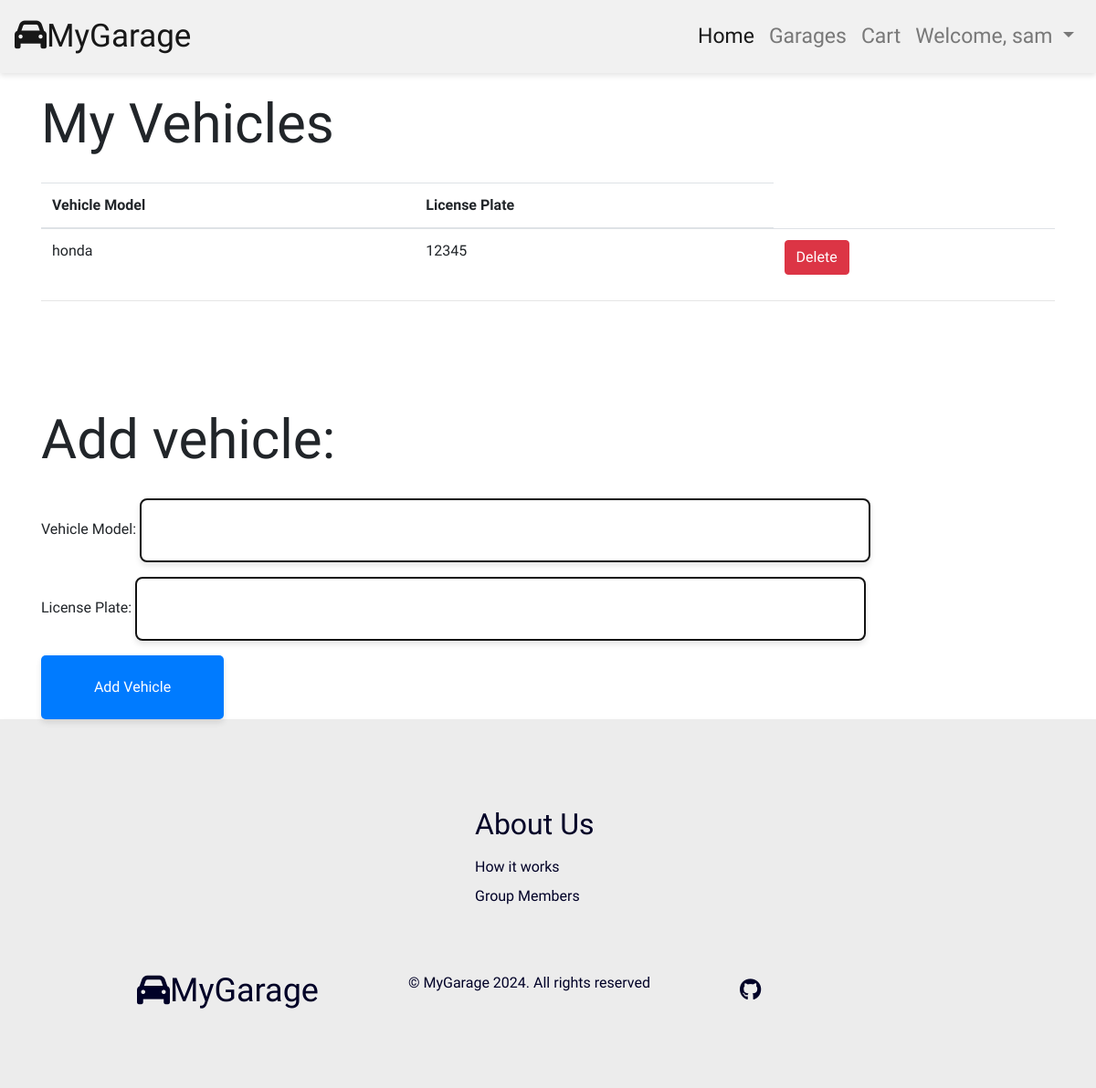
The page /vehicles (signed in) on the database its author committed.
### models.py (models this page shows)
class User(Base, UserMixin):
    __tablename__ = "users"
    id = Column(Integer, primary_key=True)
    email = Column(String(50), unique=True)
    username = Column(String(20), unique=True)
    password = Column(String(256), unique=True)
    reserved = Column(Integer, default=-1)
    vehicles = relationship("Vehicle", back_populates="owner")

class Vehicle(Base):
    __tablename__ = "vehicles"
    id = Column(Integer, primary_key=True)
    vehicle_model = Column(String(20))
    license_plate = Column(String(100))
    user_id = Column(Integer, ForeignKey('users.id'))
    owner = relationship("User", back_populates="vehicles")

### app.py (the view, shortened to what this page needs)
@app.route('/vehicles', methods=['GET', 'POST'])
def vehicles():
    if request.method == 'GET':
        if 'delete_vehicle_id' in request.args:
            vehicle_id = int(request.args['delete_vehicle_id'])
            if Vehicles.deleteVehicle(vehicle_id):
                return redirect(url_for('vehicles'))
            else:
                return "Vehicle not found"
    vehicles = Vehicles.getAllVehicles()
    return render_template('view_vehicles.html', vehicles=vehicles)

### app.py (called while the page is built)
@app.context_processor
def inject_user():
    return dict(current_user=current_user)

@login_manager.user_loader
def load_user(user_id):
    return Users.getUserById(user_id)

### models.py (called while the page is built)
    def getUserById(id):
        usr = session.query(User).get(id)
        return usr

    def getAllVehicles():
        vehicles = session.query(Vehicle).all()
        vehicles_as_dict = [vehicle.__dict__ for vehicle in vehicles]
        return vehicles_as_dict

### templates/view_vehicles.html (shortened to what this page needs)
{% extends 'base.html' %}
{% block content %}
<div class="container">
    <h1>My Vehicles</h1>
    <table class="table">
        <thead>
            <tr>
                <th>Vehicle Model</th>
                <th>License Plate</th>
            </tr>
        </thead>
        <tbody>
            {% for vehicle in vehicles %}
            <tr>
                <td>{{ vehicle.vehicle_model }}</td>
                <td>{{ vehicle.license_plate }}</td>
                <td>
                    <a href="/vehicles?delete_vehicle_id={{ vehicle.id }}" class="btn btn-danger">Delete</a>
                </td>
            </tr>
            {% endfor %}
        </tbody>
    </table>
    <hr>
    <h1>Add vehicle:</h1>
    <form action="/vehicles" method="POST">
        <div class="form-group">
            <label for="vehicle_model">Vehicle Model:</label>
            <input type="text" class="form-control" id="vehicle_model" name="vehicle_model" required>
        </div>
        <div class="form-group">
            <label for="license_plate">License Plate:</label>
            <input type="text" class="form-control" id="license_plate" name="license_plate" required>
        </div>
        <button type="submit" class="btn btn-primary">Add Vehicle</button>
    </form>
</div>
{% endblock %}

### templates/base.html (shortened to what this page needs)
<!DOCTYPE html>
<html lang="en">
<head>
    <link rel="stylesheet" href="https://maxcdn.bootstrapcdn.com/bootstrap/4.0.0/css/bootstrap.min.css">
    <link rel="stylesheet" href="/static/css/style.css">
    <link rel="stylesheet" href="https://stackpath.bootstrapcdn.com/bootstrap/4.5.2/css/bootstrap.min.css">
</head>
<body>
  <header>
      <nav class="navbar fixed-top navbar-expand-lg navbar-light">
        <a class="navbar-brand" href="/" style="font-size: 35px;"><i class="fa-solid fa-car"></i>MyGarage</a>
        <div class="collapse navbar-collapse justify-content-end" id="navbarNavDropdown">
          <ul class="navbar-nav">
            <li class="nav-item active">
              <a class="nav-link" href="/" style="font-size: 23px;">Home <span class="sr-only">(current)</span></a>
            </li>
            <li class="nav-item">
              <a class="nav-link" href="/allgarages" style="font-size: 23px;">Garages</a>
            </li>
            <li class="nav-item">
              <a class="nav-link" href="/cart" style="font-size: 23px;">Cart</a>
            </li>
            {% if current_user.is_authenticated %}
            <li class="nav-item dropdown">
              <a class="nav-link dropdown-toggle" href="#" id="navbarDropdownMenuLink" role="button" data-toggle="dropdown" aria-haspopup="true" aria-expanded="false" style="font-size: 23px;">
                Welcome, {{ current_user.username }}
              </a>
            </li>
            {% endif %}
          </ul>
        </div>
      </nav>
    </header>
  {% block content %}
  {% endblock %}
<footer>
  <div class="footer__container">
      <div class="footer__links">
          <div class="footer__links--wrapper">
              <div class="footer__link--items">
                  <h2>About Us</h2>
                  <a href="/">How it works</a>
                  <a href="/">Group Members</a>
              </div>
          </div>
      </div>
      <div class="social__media">
          <div class="social__media--wrap">
              <div class="footer__logo">
                  <a href="/" id="footer__logo"><i class="fas fa-car"></i>MyGarage</a>
              </div>
              <p class="website__rights">© MyGarage 2024. All rights reserved</p>
              <div class="social__icons">
                  <a href="/" class="social__icon--link" target="_blank"><i class="fab fa-github"></i></a>
              </div>
          </div>
      </div>
  </div>
</footer>
<link href="https://stackpath.bootstrapcdn.com/bootstrap/4.5.2/css/bootstrap.min.css" rel="stylesheet">
</body>
</html>

### static/css/style.css (style rules this page uses)
* { box-sizing: border-box; margin: 0; padding: 0; font-family: 'Kumbh Sans', sans-serif; }
.navbar { background-color: #f1f1f1; height: 80px; display: flex; justify-content: center; align-items: center; position: sticky; top: 0; z-index: 999; box-shadow: 0 3px 6px rgba(0, 0, 0, 0.1); }
.navbar-brand { font-size: 25px; }
.footer__container { background-color: #ececec; padding: 5rem 0; display: flex; flex-direction: column; justify-content: center; align-items: center; box-shadow: 0 2px 4px rgba(0, 0, 0, 0.1); }
#footer__logo { color: #000127; display: flex; align-items: center; cursor: pointer; text-decoration: none; text-shadow: #000000; font-size: 36px; }
.footer__links { width: 100%; max-width: 1000px; display: flex; justify-content: center; }
.footer__link--items { display: flex; flex-direction: column; align-items: flex-start; margin: 16px; text-align: left; width: 160px; box-sizing: border-box; }
.footer__link--items h2 { margin-bottom: 16px; }
.footer__link--items > h2 { color: #000127; text-shadow: #000000; }
.footer__link--items a { color: #000127; text-shadow: #000000; text-decoration: none; margin-bottom: 0.5rem; }
.social__icon--link { color: #000127; font-size: 24px; }
.social__media { max-width: 1000px; width: 100%; }
.social__media--wrap { display: flex; justify-content: space-between; align-items: center; width: 90%; max-width: 1000px; margin: 40px auto 0 auto; }
.social__icons { display: flex; justify-content: space-between; align-items: center; width: 240px; }
.website__rights { color: #000127; }
.container h1 { padding-top: 100px; padding-bottom: 20px; font-size: 60px; }
input[type="text"] { width: 80%; max-width: 1300px; padding: 15px; font-size: 25px; margin-bottom: 10px; height: 70px; border: 2px solid #131313; border-radius: 8px; box-shadow: 0 2px 4px rgba(0, 0, 0, 0.1); }
label { display: block; margin-bottom: 5px; }
input[type="text"] { display: inline-block; vertical-align: middle; margin: 0; width: 800px; cursor: pointer; box-shadow: 0 4px 6px rgba(0, 0, 0, 0.1); }
button[type="submit"] { display: inline-block; vertical-align: middle; margin: 0; width: 200px; height: 70px; padding: 20px; background-color: #007bff; color: #fff; border: none; border-radius: 5px; cursor: pointer; box-shadow: 0 4px 6px rgba(0, 0, 0, 0.1); }
.form-group { margin-bottom: 20px; }
.btn-primary { width: 100%; }

### rows shown on the page
User: username "sam"
Vehicle: vehicle_model "honda", license_plate "12345"
